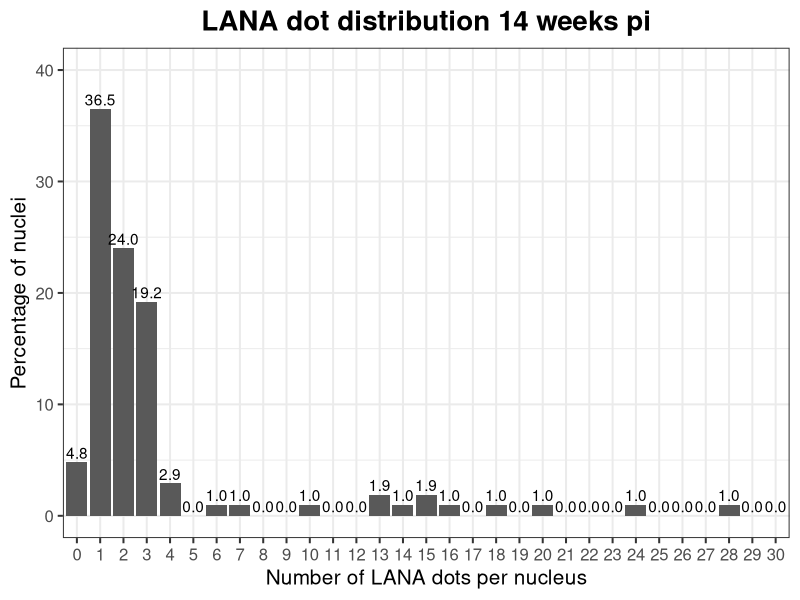
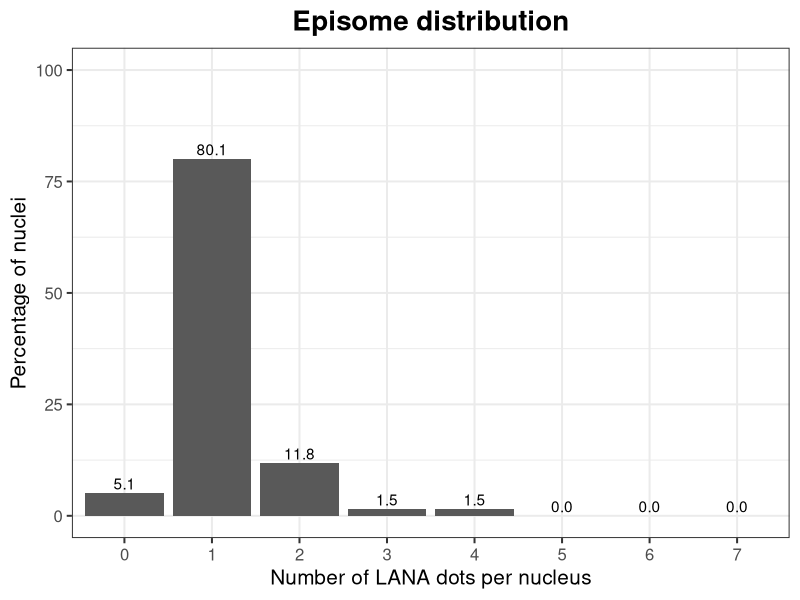

These figures' R source, in order:
## This script re-does histograms from Franceline to match the style of the rest of the functions 

#####
#  Setup 
#####

# load libraries 
library(tidyverse)
library(here)

theme_set(theme_bw(base_size = 15))


#####
# Make data
#####

# Figure 1: p8TR LANA dot distributions:

fig1_data <- tibble(
  LANA_dots = 0:30, 
  percent = c(4.8, 36.5, 24, 19.2, 2.9, 0, 1, 1, 0, 0, 1, 0, 0, 1.9, 1, 1.9, 1, 0, 1, 0, 1, 0, 0, 0, 1, 0, 0, 0, 1, 0, 0)
)

fig1 <- fig1_data %>% 
  # filter(LANA_dots < 29) %>% 
  mutate(LANA_dots = fct_inorder(as.character(LANA_dots))) %>%
  ggplot(aes(LANA_dots, percent)) + 
  geom_col() + 
  geom_text(aes(label = sprintf("%0.1f", percent)), vjust = -0.3) +
  labs(x = "Number of LANA dots per nucleus",
       y = "Percentage of nuclei",
       title = "LANA dot distribution 14 weeks pi") + 
  theme(plot.title = element_text(size = 20, face = 2, hjust = 0.5)) +
        # axis.title = element_text(size = 15)) + 
  ylim(c(0,40))

ggsave(here("results", "figure1_histogram.png"), fig1, width = 10, height = 4)

# Figure 2: KSHV LANA dot distribution:
fig2_data <- tibble(
  LANA_dots = 0:7,
  percent = c(05.1, 80.1, 11.8, 1.5, 1.5, 0, 0, 0)
)


fig2 <- fig2_data %>% 
  # filter(LANA_dots < 5) %>% 
  mutate(LANA_dots = fct_inorder(as.character(LANA_dots))) %>%
  ggplot(aes(LANA_dots, percent)) + 
  geom_col() + 
  geom_text(aes(label = sprintf("%0.1f", percent)), vjust = -0.3) +
  labs(x = "Number of LANA dots per nucleus",
       y = "Percentage of nuclei",
       title = "Episome distribution") + 
  theme(plot.title = element_text(size = 20, face = 2, hjust = 0.5)) +
  ylim(c(0,100))

ggsave(here("results", "figure2_histogram.png"), fig2, width = 7, height = 3)

